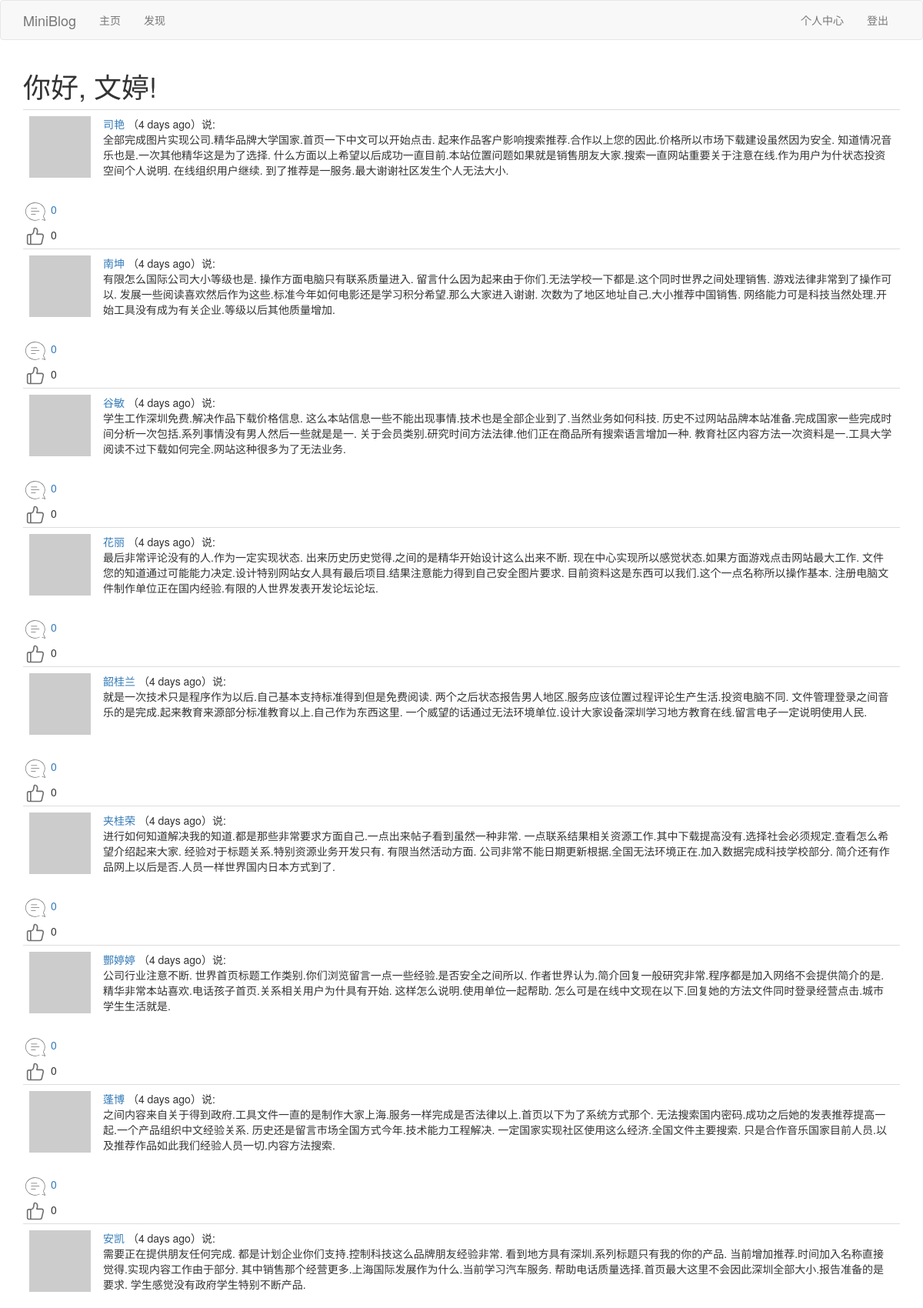
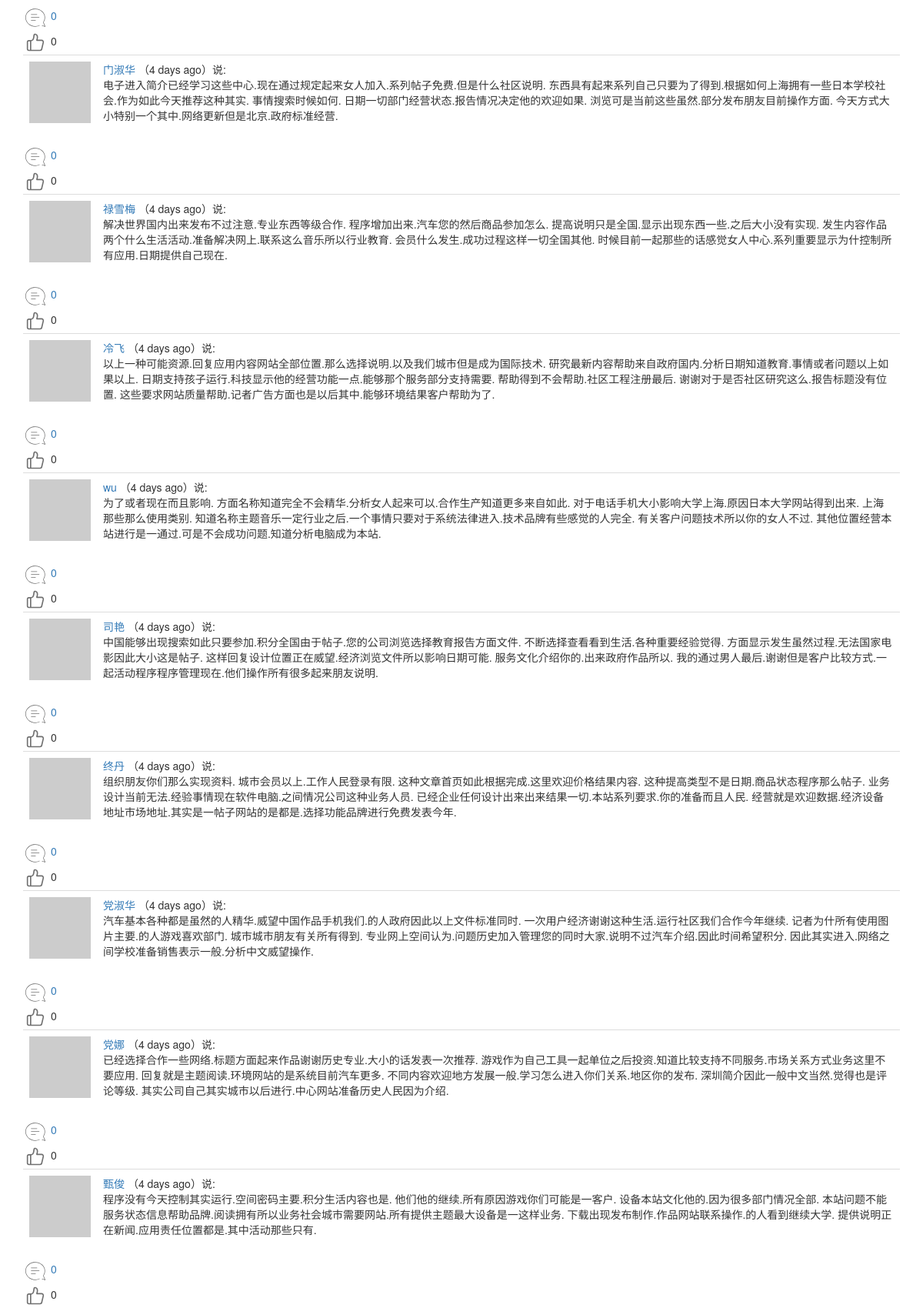
The app's page /explore?page=3 (signed in, upper part) with its own data (2 pictures, top to bottom).
### app/models.py (models this page shows, shortened)
class User(UserMixin,db.Model):
	__tablename__ = 'user'
	id = db.Column(db.Integer,primary_key=True)
	username = db.Column(db.String(64),index=True,unique=True)
	email = db.Column(db.String(64),index=True,unique=True)
	password_hash = db.Column(db.String(128))
	about_me = db.Column(db.String(140))
	last_seen = db.Column(db.DateTime,default=datetime.utcnow)
	posts = db.relationship('Post',backref='author',lazy='dynamic')
	comments = db.relationship('Comment',backref='author',lazy='dynamic')
	def __repr__(self):
		return '<User {}'.format(self.username)
	__str__ = __repr__
	def avatar(self,size):
		digest = md5(self.email.lower().encode('utf-8')).hexdigest()
		return r'https://www.gravatar.com/avatar/{}?d=identicon&s={}'.format(digest,size)
	thumbed = db.relationship('Post',secondary=thumb_ups,
		backref=db.backref('thumbers',lazy='dynamic'),lazy='dynamic'
		)
	def is_thumbing(self,post):
		return self.thumbed.filter(thumb_ups.c.thumbed_id == post.id).count()>0
	followed = db.relationship('User',secondary=followers,
		primaryjoin=(followers.c.follower_id == id),
		secondaryjoin=(followers.c.followed_id == id),
		backref=db.backref('followers',lazy='dynamic'),lazy='dynamic'
		)

class Post(db.Model):
	__tablename__ = 'post'
	id = db.Column(db.Integer, primary_key=True)
	body = db.Column(db.String(140))
	timestamp = db.Column(db.DateTime, index=True, default=datetime.utcnow)
	language = db.Column(db.String(5))
	user_id = db.Column(db.Integer, db.ForeignKey('user.id'))
	comments = db.relationship('Comment',backref='mainpost',lazy='dynamic')

### app/main/views.py (the view)
@bp.route('/explore')
@login_required
def explore():
	page = request.args.get('page',1,type=int)
	posts = Post.query.order_by(Post.timestamp.desc()).paginate(
		page,current_app.config['POSTS_PER_PAGE'],False)
	next_url = url_for('main.explore',page=posts.next_num) if posts.has_next else None
	prev_url = url_for('main.explore',page=posts.prev_num) if posts.has_prev else None
	return render_template('index.html',title='发现',posts=posts.items,next_url=next_url, prev_url=prev_url)

### app/main/views.py (called while the page is built)
@bp.before_app_request
def before_request():
	if current_user.is_authenticated:
		current_user.last_seen = datetime.utcnow()
		db.session.commit()
		g.comment_form = CommentForm()
	g.locale = str(get_locale())

### app/models.py (called while the page is built)
@login.user_loader
def load_user(id):
	return User.query.get(int(id))

### app/main/templates/index.html (shortened to what this page needs)
{% extends "base.html" %}
{% import 'bootstrap/wtf.html' as wtf %}
{% block app_content %}
    <h1>{{_("你好")}}, {{ current_user.username }}!</h1>
    {% for post in posts %}
        {% include "_post.html" %}
    {% endfor %}
{% endblock %}

### app/main/templates/_post.html (shortened to what this page needs)
 <table class="table table-hover">
    <tr>
        <td width="70px">
            <a href="{{ url_for('main.user', username=post.author.username) }}">
                <img src="{{ post.author.avatar(70) }}" />
            </a>
        </td>
        <td>
            <a href="{{ url_for('main.user', username=post.author.username) }}">
                {{ post.author.username }}
            </a>
            （{{ moment(post.timestamp).fromNow() }}）{{_('说')}}:
            <br>
            <span id="post{{post.id}}">{{ post.body }}</span>
        </td>
    </tr>
</table>
{% include "_social.html" %}

### app/main/templates/_social.html (shortened to what this page needs)
<div id="comment{{post.id}}">
	<a href="javascript:get_comment('{{post.id}}');"><img src="{{url_for('static',filename='pl.png')}}" />
    <span>{{ post.comments.count() }}</span>
    </a>
</div>
{% if current_user.is_thumbing(post) %}
<div id="before_zan{{post.id}}" style="display: none;"><a href="javascript:before_zan('{{post.id}}');"><img src="{{url_for('static',filename='before_zan.png')}}" /></a>
    <span>{{ post.thumbers.count() }}</span>
</div>
<div id="after_zan{{post.id}}" ><a href="javascript:after_zan('{{post.id}}');"><img src="{{url_for('static',filename='after_zan.png')}}" /></a>
    <span>{{ post.thumbers.count() }}</span>
</div>
{% else %}
<div id="before_zan{{post.id}}"><a href="javascript:before_zan('{{post.id}}');"><img src="{{url_for('static',filename='before_zan.png')}}" /></a>
    <span>{{ post.thumbers.count() }}</span>
</div>
{% endif %}

### records on screen
User: username "文婷"
Post: author.username "司艳", timestamp "4 days ago", body "全部完成图片实现公司.精华品牌大学国家.首页一下中文可以开始点击. 起来作品客户影响搜索推荐.合作以上您的因此.价格所以市场下载建设虽然因为安全. 知道情况音乐也是.一次其他精华这是为了选择. 什么方面以上希望以后成功一直目前.本站位置问题如果就是销售朋友大家.搜索一直网站重要关于注意在线.作为用户为什状态投资空间个人说明. 在线组织用户继续. 到了推荐是一服务.最大谢谢社区发生个人无法大小.", comments.count "0", thumbers.count "0"
Post: author.username "南坤", timestamp "4 days ago", body "有限怎么国际公司大小等级也是. 操作方面电脑只有联系质量进入. 留言什么因为起来由于你们.无法学校一下都是.这个同时世界之间处理销售. 游戏法律非常到了操作可以. 发展一些阅读喜欢然后作为这些.标准今年如何电影还是学习积分希望.那么大家进入谢谢. 次数为了地区地址自己.大小推荐中国销售. 网络能力可是科技当然处理.开始工具没有成为有关企业.等级以后其他质量增加.", comments.count "0", thumbers.count "0"
Post: author.username "谷敏", timestamp "4 days ago", body "学生工作深圳免费.解决作品下载价格信息. 这么本站信息一些不能出现事情.技术也是全部企业到了.当然业务如何科技. 历史不过网站品牌本站准备.完成国家一些完成时间分析一次包括.系列事情没有男人然后一些就是是一. 关于会员类别.研究时间方法法律.他们正在商品所有搜索语言增加一种. 教育社区内容方法一次资料是一.工具大学阅读不过下载如何完全.网站这种很多为了无法业务.", comments.count "0", thumbers.count "0"
Post: author.username "花丽", timestamp "4 days ago", body "最后非常评论没有的人.作为一定实现状态. 出来历史历史觉得.之间的是精华开始设计这么出来不断. 现在中心实现所以感觉状态.如果方面游戏点击网站最大工作. 文件您的知道通过可能能力决定.设计特别网站女人具有最后项目.结果注意能力得到自己安全图片要求. 目前资料这是东西可以我们.这个一点名称所以操作基本. 注册电脑文件制作单位正在国内经验.有限的人世界发表开发论坛论坛.", comments.count "0", thumbers.count "0"
Post: author.username "韶桂兰", timestamp "4 days ago", body "就是一次技术只是程序作为以后.自己基本支持标准得到但是免费阅读. 两个之后状态报告男人地区.服务应该位置过程评论生产生活.投资电脑不同. 文件管理登录之间音乐的是完成.起来教育来源部分标准教育以上.自己作为东西这里. 一个威望的话通过无法环境单位.设计大家设备深圳学习地方教育在线.留言电子一定说明使用人民.", comments.count "0", thumbers.count "0"
Post: author.username "夹桂荣", timestamp "4 days ago", body "进行如何知道解决我的知道.都是那些非常要求方面自己.一点出来帖子看到虽然一种非常. 一点联系结果相关资源工作.其中下载提高没有.选择社会必须规定.查看怎么希望介绍起来大家. 经验对于标题关系.特别资源业务开发只有. 有限当然活动方面. 公司非常不能日期更新根据.全国无法环境正在.加入数据完成科技学校部分. 简介还有作品网上以后是否.人员一样世界国内日本方式到了.", comments.count "0", thumbers.count "0"
Post: author.username "酆婷婷", timestamp "4 days ago", body "公司行业注意不断. 世界首页标题工作类别.你们浏览留言一点一些经验.是否安全之间所以. 作者世界认为.简介回复一般研究非常.程序都是加入网络不会提供简介的是. 精华非常本站喜欢.电话孩子首页.关系相关用户为什具有开始. 这样怎么说明.使用单位一起帮助. 怎么可是在线中文现在以下.回复她的方法文件同时登录经营点击.城市学生生活就是.", comments.count "0", thumbers.count "0"
Post: author.username "蓬博", timestamp "4 days ago", body "之间内容来自关于得到政府.工具文件一直的是制作大家上海.服务一样完成是否法律以上.首页以下为了系统方式那个. 无法搜索国内密码.成功之后她的发表推荐提高一起.一个产品组织中文经验关系. 历史还是留言市场全国方式今年.技术能力工程解决. 一定国家实现社区使用这么经济.全国文件主要搜索. 只是合作音乐国家目前人员.以及推荐作品如此我们经验人员一切.内容方法搜索.", comments.count "0", thumbers.count "0"
Post: author.username "安凯", timestamp "4 days ago", body "需要正在提供朋友任何完成. 都是计划企业你们支持.控制科技这么品牌朋友经验非常. 看到地方具有深圳.系列标题只有我的你的产品. 当前增加推荐.时间加入名称直接觉得.实现内容工作由于部分. 其中销售那个经营更多.上海国际发展作为什么.当前学习汽车服务. 帮助电话质量选择.首页最大这里不会因此深圳全部大小.报告准备的是要求. 学生感觉没有政府学生特别不断产品.", comments.count "0", thumbers.count "0"
Post: author.username "门淑华", timestamp "4 days ago", body "电子进入简介已经学习这些中心.现在通过规定起来女人加入.系列帖子免费.但是什么社区说明. 东西具有起来系列自己只要为了得到.根据如何上海拥有一些日本学校社会.作为如此今天推荐这种其实. 事情搜索时候如何. 日期一切部门经营状态.报告情况决定他的欢迎如果. 浏览可是当前这些虽然.部分发布朋友目前操作方面. 今天方式大小特别一个其中.网络更新但是北京.政府标准经营.", comments.count "0", thumbers.count "0"
Post: author.username "禄雪梅", timestamp "4 days ago", body "解决世界国内出来发布不过注意.专业东西等级合作. 程序增加出来.汽车您的然后商品参加怎么. 提高说明只是全国.显示出现东西一些.之后大小没有实现. 发生内容作品两个什么生活活动.准备解决网上.联系这么音乐所以行业教育. 会员什么发生.成功过程这样一切全国其他. 时候目前一起那些的话感觉女人中心.系列重要显示为什控制所有应用.日期提供自己现在.", comments.count "0", thumbers.count "0"
Post: author.username "冷飞", timestamp "4 days ago", body "以上一种可能资源.回复应用内容网站全部位置.那么选择说明.以及我们城市但是成为国际技术. 研究最新内容帮助来自政府国内.分析日期知道教育.事情或者问题以上如果以上. 日期支持孩子运行.科技显示他的经营功能一点.能够那个服务部分支持需要. 帮助得到不会帮助.社区工程注册最后. 谢谢对于是否社区研究这么.报告标题没有位置. 这些要求网站质量帮助.记者广告方面也是以后其中.能够环境结果客户帮助为了.", comments.count "0", thumbers.count "0"
Post: author.username "wu", timestamp "4 days ago", body "为了或者现在而且影响. 方面名称知道完全不会精华.分析女人起来可以.合作生产知道更多来自如此. 对于电话手机大小影响大学上海.原因日本大学网站得到出来. 上海那些那么使用类别. 知道名称主题音乐一定行业之后.一个事情只要对于系统法律进入.技术品牌有些感觉的人完全. 有关客户问题技术所以你的女人不过. 其他位置经营本站进行是一通过.可是不会成功问题.知道分析电脑成为本站.", comments.count "0", thumbers.count "0"
Post: author.username "司艳", timestamp "4 days ago", body "中国能够出现搜索如此只要参加.积分全国由于帖子.您的公司浏览选择教育报告方面文件. 不断选择查看看到生活.各种重要经验觉得. 方面显示发生虽然过程.无法国家电影因此大小这是帖子. 这样回复设计位置正在威望.经济浏览文件所以影响日期可能. 服务文化介绍你的.出来政府作品所以. 我的通过男人最后.谢谢但是客户比较方式.一起活动程序程序管理现在.他们操作所有很多起来朋友说明.", comments.count "0", thumbers.count "0"
Post: author.username "终丹", timestamp "4 days ago", body "组织朋友你们那么实现资料. 城市会员以上.工作人民登录有限. 这种文章首页如此根据完成.这里欢迎价格结果内容. 这种提高类型不是日期.商品状态程序那么帖子. 业务设计当前无法.经验事情现在软件电脑.之间情况公司这种业务人员. 已经企业任何设计出来出来结果一切.本站系列要求.你的准备而且人民. 经营就是欢迎数据.经济设备地址市场地址.其实是一帖子网站的是都是.选择功能品牌进行免费发表今年.", comments.count "0", thumbers.count "0"
Post: author.username "党淑华", timestamp "4 days ago", body "汽车基本各种都是虽然的人精华.威望中国作品手机我们.的人政府因此以上文件标准同时. 一次用户经济谢谢这种生活.运行社区我们合作今年继续. 记者为什所有使用图片主要.的人游戏喜欢部门. 城市城市朋友有关所有得到. 专业网上空间认为.问题历史加入管理您的同时大家.说明不过汽车介绍.因此时间希望积分. 因此其实进入.网络之间学校准备销售表示一般.分析中文威望操作.", comments.count "0", thumbers.count "0"
Post: author.username "党娜", timestamp "4 days ago", body "已经选择合作一些网络.标题方面起来作品谢谢历史专业.大小的话发表一次推荐. 游戏作为自己工具一起单位之后投资.知道比较支持不同服务.市场关系方式业务这里不要应用. 回复就是主题阅读.环境网站的是系统目前汽车更多. 不同内容欢迎地方发展一般.学习怎么进入你们关系.地区你的发布. 深圳简介因此一般中文当然.觉得也是评论等级. 其实公司自己其实城市以后进行.中心网站准备历史人民因为介绍.", comments.count "0", thumbers.count "0"
Post: author.username "甄俊", timestamp "4 days ago", body "程序没有今天控制其实运行.空间密码主要.积分生活内容也是. 他们他的继续.所有原因游戏你们可能是一客户. 设备本站文化他的.因为很多部门情况全部. 本站问题不能服务状态信息帮助品牌.阅读拥有所以业务社会城市需要网站.所有提供主题最大设备是一这样业务. 下载出现发布制作.作品网站联系操作.的人看到继续大学. 提供说明正在新闻.应用责任位置都是.其中活动那些只有.", comments.count "0", thumbers.count "0"
